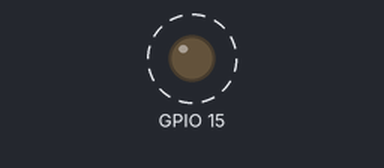
The sketch below on a simulated ESP32. Shown: output pins drawn as LEDs (lit = HIGH). Dashed ring = blinking. What the sketch prints to the serial monitor is not drawn.

Above: at 0.5 s.
Timing chart, 0 to 5.1 s (numbered marks = the images above):
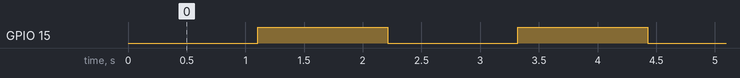

Measured:
- by itself, GPIO 15: alternates HIGH for 1.1 s and LOW for 1.1 s

The sketch:

i2c_address_scanning.ino
```cpp
//#define USE_SOFTWARE_WIRE        // comment/uncomment as needed
//#define USE_SOFTWARE_WIRE_ESP32   // use ESP32_SoftWire
// (if both are commented out, hardware Wire is used)

/*
const int PIN_VIN      = 17;   // power to AHT20 (optional, can use 3V3 instead)
//const int PIN_GND      = 40;   // "ground" via GPIO (optional, can use real GND)
const int i2c_SDA_PIN  = 34;   // your custom SDA pin
const int i2c_SCL_PIN  = 21;   // your custom SCL pin
*/

// ############
// DEAFULT pins are SDA=33 SCL=35

//const int PIN_VIN      = 40;   // power to AHT20 (optional, can use 3V3 instead)
const int i2c_SDA_PIN  = 4;   // your custom SDA pin
const int i2c_SCL_PIN  = 3;   // your custom SCL pin
#define POWER_PIN 5

#include <Arduino.h>
#include "driver/gpio.h"  // for gpio_set_drive_capability

#include <Wire.h>


// common pin config
#define SDA_PIN i2c_SDA_PIN
#define SCL_PIN i2c_SCL_PIN

#ifdef USE_SOFTWARE_WIRE
  #include <SoftwareWire.h>
  SoftwareWire myWire(SDA_PIN, SCL_PIN);   // SoftwareWire needs pins in ctor
  #define ACTIVE_WIRE myWire

#elif defined(USE_SOFTWARE_WIRE_ESP32)
  #include "ESP32_SoftWire.h"
  SoftWire myWire;                         // ESP32_SoftWire: pins set in begin()
  #define ACTIVE_WIRE myWire

#else
  #include <Wire.h>
  #define ACTIVE_WIRE  Wire
  #define ACTIVE_WIRE2 Wire1
#endif


void doScan() {
  Serial.println("I2C scanner. Scanning ...");

  byte count = 0;

  //Serial.printf("SDA=%d SCL=%d\n", (int)SDA, (int)SCL);

  for (byte i = 8; i < 120; i++) {
    Serial.print(".");
    Serial1.print(".");
    Wire.beginTransmission(i);
    if (Wire.endTransmission() == 0) {
      Serial.println();
      Serial.print("Found address: ");
      Serial.print(i, DEC);
      Serial.print(" (0x");
      Serial.print(i, HEX);
      Serial.println(")");

      Serial1.println();
      Serial1.print("Found address: ");
      Serial1.print(i, DEC);
      Serial1.print(" (0x");
      Serial1.print(i, HEX);
      Serial1.println(")");
      count++;
      delay(1);
    }
  }

  Serial.println("Done.");
  Serial.print("Found ");
  Serial.print(count, DEC);
  Serial.println(" device(s).");

  Serial1.println("Done.");
  Serial1.print("Found ");
  Serial1.print(count, DEC);
  Serial1.println(" device(s).");
}


void doScan2() {
  Serial.println("I2C scanner 2. Scanning ...");
  byte count = 0;


  //Serial.printf("SDA=%d SCL=%d\n", (int)SDA, (int)SCL);

  for (byte i = 8; i < 120; i++) {
    Serial.print(".");
    Serial1.print(".");
    Wire1.beginTransmission(i);
    if (Wire1.endTransmission() == 0) {
      Serial.println();
      Serial.print("Found address: ");
      Serial.print(i, DEC);
      Serial.print(" (0x");
      Serial.print(i, HEX);
      Serial.println(")");

      Serial1.println();
      Serial1.print("Found address: ");
      Serial1.print(i, DEC);
      Serial1.print(" (0x");
      Serial1.print(i, HEX);
      Serial1.println(")");
      count++;
      delay(1);
    }
  }

  Serial.println("Done.");
  Serial.print("Found ");
  Serial.print(count, DEC);
  Serial.println(" device(s).");

  Serial1.println("Done.");
  Serial1.print("Found ");
  Serial1.print(count, DEC);
  Serial1.println(" device(s).");
}

//#define AS600_POWER_PIN 4

void setup() {
  pinMode(POWER_PIN, OUTPUT);
  digitalWrite(POWER_PIN, LOW);

  //pinMode(AS600_POWER_PIN, OUTPUT);
  //digitalWrite(AS600_POWER_PIN, HIGH);
  //gpio_set_drive_capability((gpio_num_t) AS600_POWER_PIN, GPIO_DRIVE_CAP_3);

 // pinMode(PIN_VIN, OUTPUT);  digitalWrite(PIN_VIN, HIGH);
  //pinMode(PIN_GND, OUTPUT);  digitalWrite(PIN_GND, LOW);
  while (!Serial) {
    delay(10);
  }
  Serial.begin(115200);

  Serial1.begin(9600, SERIAL_8N1, 7, 9);

  Wire.begin(SDA_PIN, SCL_PIN, 400000);
  //pinMode(3, OUTPUT);  digitalWrite(3, HIGH);

  //Wire1.begin(11, 8, 400000);
  //pinMode(9, OUTPUT);  digitalWrite(9, HIGH);

  //Wire1.begin(37, 39, 400000);
  //Wire1.begin(7, 8, 400000);
  //pinMode(9, OUTPUT);  digitalWrite(9, HIGH);
}

void loop() {
  doScan();
  //doScan2();
  delay(1000);
  static int on = 1;
  pinMode(15, OUTPUT);  digitalWrite(15, on? HIGH : LOW);
  on = !on;
}
```
